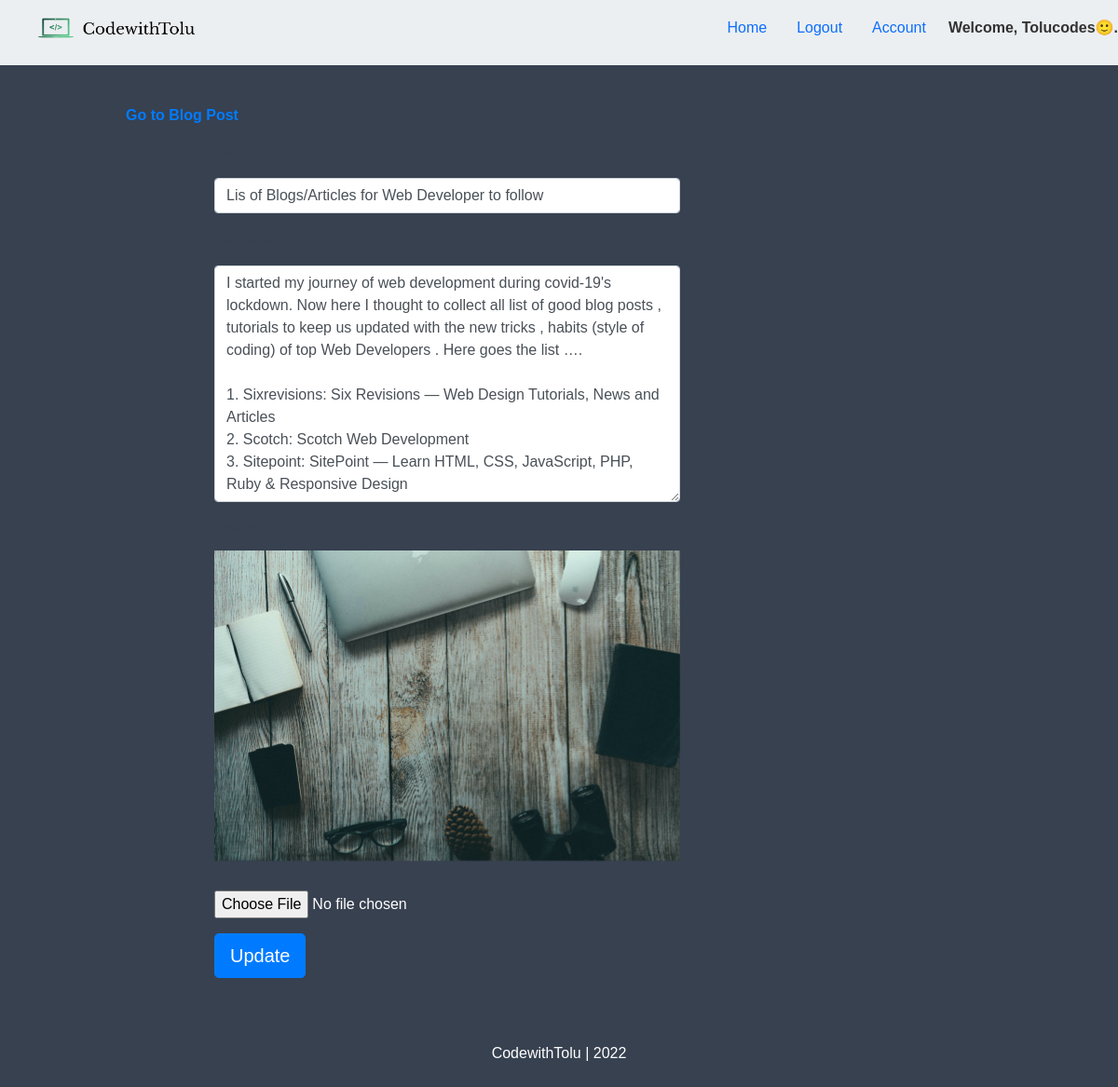
/blog/tolucodes-lis-of-blogsarticles-for-web-developer-to-follow/edit (signed in), run on the app's committed database.
### account/models.py (models this page shows, shortened)
class Account(AbstractBaseUser):
    email                   = models.EmailField(unique=True, max_length=50)
    username                = models.CharField(unique=True, max_length=25)
    date_joined             = models.DateTimeField(auto_now_add=True)
    last_login              = models.DateTimeField(auto_now=True)
    is_admin                = models.BooleanField(default=False)
    is_staff                = models.BooleanField(default=False)
    is_active               = models.BooleanField(default=True)
    is_superuser            = models.BooleanField(default=False)
    USERNAME_FIELD = 'email'
    REQUIRED_FIELDS = ['username', ]
    objects = MyAccountManager()

### blog/models.py (models this page shows, shortened)
class BlogPost(models.Model):
    title                   = models.CharField(max_length=50, blank=False, null=False)
    body                    = models.TextField(max_length=5000, blank=False, null=False)
    image                   = models.ImageField(upload_to=upload_location, blank=False, null=False)
    date_published          = models.DateTimeField(auto_now_add=True, verbose_name="date published")
    date_updated            = models.DateTimeField(auto_now=True, verbose_name="date updated")
    author                  = models.ForeignKey(settings.AUTH_USER_MODEL, on_delete=models.CASCADE)
    slug                    = models.SlugField(blank=True, unique=True)

### blog/views.py (the view)
# urls.py: path('<slug>/edit', update_blog_post_view, name="update_blog_post"),
def update_blog_post_view(request, slug):
    context = {}
    user = request.user
    if not user.is_authenticated:
        redirect('must_auth')
    blog_post = get_object_or_404(BlogPost, slug=slug)
    if request.method == 'POST':
        update_form = UpdateBlogPostForm(request.POST or None, request.FILES or None, instance=blog_post)
        if update_form.is_valid():
            update_form.save()
            context['success_message'] = 'Blog Post has been updated.'
    else:
        update_form = UpdateBlogPostForm(instance=request.user)
    context['blog_post'] = blog_post
    context['update_form'] = update_form
    return render(request, 'blog/edit_blog_post.html', context)

### blog/forms.py (shortened to what this page needs)
class UpdateBlogPostForm(forms.ModelForm):
    class Meta():
        model = BlogPost
        fields = ('title', 'body', 'image')

### blog/templates/blog/edit_blog_post.html (shortened to what this page needs)
{% extends 'base.html' %}
{% block content %}
<div class="container">
	<b>
        <a href="{% url 'blog:blog_details' blog_post.slug %}" style="margin-top: -20px;" class="text-decoration-none">Go to Blog Post</a>
    </b>
    <div class="row">
		<div class="col-lg-7 offset-lg-1">
			<form class="create-form" method="post" enctype="multipart/form-data">
				<div class="form-group mb-3">
					<label for="id_title">Title</label>
					<input class="form-control mt-2" type="text" name="title" id="id_title" placeholder="Title" value="{{blog_post.title}}" required autofocus>
				</div>
				<div class="form-group mb-3">
					<label for="id_body">Content</label>
					<textarea class="form-control mt-2" rows="10" type="text" name="body" id="id_body" placeholder="This blog is about..."
					required>{{blog_post.body|safe}}</textarea>
				</div>
				<label for="id_image_display">Image</label>
                <div class="form-group mb-3 mt-1 image-group" id="id_image_group">
				</div>
				<input class="mt-3" type="file" name="image" id="id_image_file" accept="image/*">
				<button class="submit-button btn btn-lg btn-primary btn-inline-block my-3" type="submit">Update</button>
			</form>
		</div>
	</div>
</div>
{% endblock content %}

### templates/base.html (shortened to what this page needs)
<!DOCTYPE html>
{% load static %}
<html lang="en">
<head>
    {% include 'snippets/header.html' %}
</head>
<body class="bg">
    <div class="main">
        <div class="container-fluid bg-white px-5">
            <header class="fixed-top" style="background-color: #ECEFF1;">
              <div class="d-flex flex-column flex-md-row align-items-center pb-3 mb-4 header">
                <a href="/" class="d-flex align-items-center mb-3 mb-md-0 me-md-auto text-dark text-decoration-none">
                    <span class="fs-4 logo-parent">
                        <img class="logo" src="{% static 'cover.png' %}" alt="ee">
                    </span>
                  </a>
                  {% with request.resolver_match.url_name as url_name %}
                    <ul class="nav nav-pills nav-list">
                        <li class="nav-item"><a href="{% url 'home_page' %}" class="nav-link {% if url_name == 'home_page' %}active{% endif %}" aria-current="page">Home</a></li>
                        {% if request.user.is_authenticated %}
                        <li class="nav-item"><a href="{% url 'logout' %}" class="nav-link {% if url_name == 'logout' %}active{% endif %}">Logout</a></li>
                        <li class="nav-item"><a href="{% url 'update' %}" class="nav-link {% if url_name == 'update' %}active{% endif %}">Account</a></li>
                        <li class="mt-2 fw-bold ps-2" style="color: #333;">Welcome, {{ request.user.username|title }}🙂.</li>
                        {% else %}
                        <li class="nav-item"><a href="{% url 'login' %}" class="nav-link {% if url_name == 'login' %}active{% endif %}">Login</a></li>
                        <li class="nav-item active"><a href="{% url 'register' %}" class="nav-link {% if url_name == 'register' %}active{% endif %}">Register</a></li>
                        {% endif %}
                    </ul>
                  {% endwith %}
              </div>
            </header>
          </div>
        <div class="container-fluid" style="margin-top: 7rem;">
            {% block content %}
            {% endblock content %}
        </div>
    </div>
</body>
<footer>
    {% include 'snippets/footer.html' %}
</footer>
</html>

### templates/snippets/header.html (style rules this page uses)
body { background-color: #fff; font-family: Arial, Helvetica, sans-serif; }
.main { min-height: 100vh; height:100%; }
.header { height: 40px; padding-top: 30px; width: 100%; }
.logo { width: 250px; height: 100px; }
.container { max-width: 960px; }
.bg { background-color: #374150; color: #fff; }
label { color: #374150; }

### blog/templates/blog/edit_blog_post.html (style rules this page uses)
label { font-weight: bold; }
.create-form { width: 100%; max-width: 100%; padding: 15px; margin: auto; }
.submit-button { max-width: 200px; display: block; }
.image-group { position: relative; text-align: center; cursor:pointer; }

### data on the page
Account: user.username "Tolucodes"
BlogPost: title "Lis of Blogs/Articles for Web Developer to follow", body "I started my journey of web development during covid-19's lockdown. Now here I thought to collect all list of good blog posts , tutorials to keep us updated with the new tricks , habits (style of coding) of top Web Developers . Here goes the list …. 1. Sixrevisions: Six Revisions — Web Design Tutorials, News and Articles 2. Scotch: Scotch Web Development 3. Sitepoint: SitePoint — Learn HTML, CSS, JavaScript, PHP, Ruby & Responsive Design"
